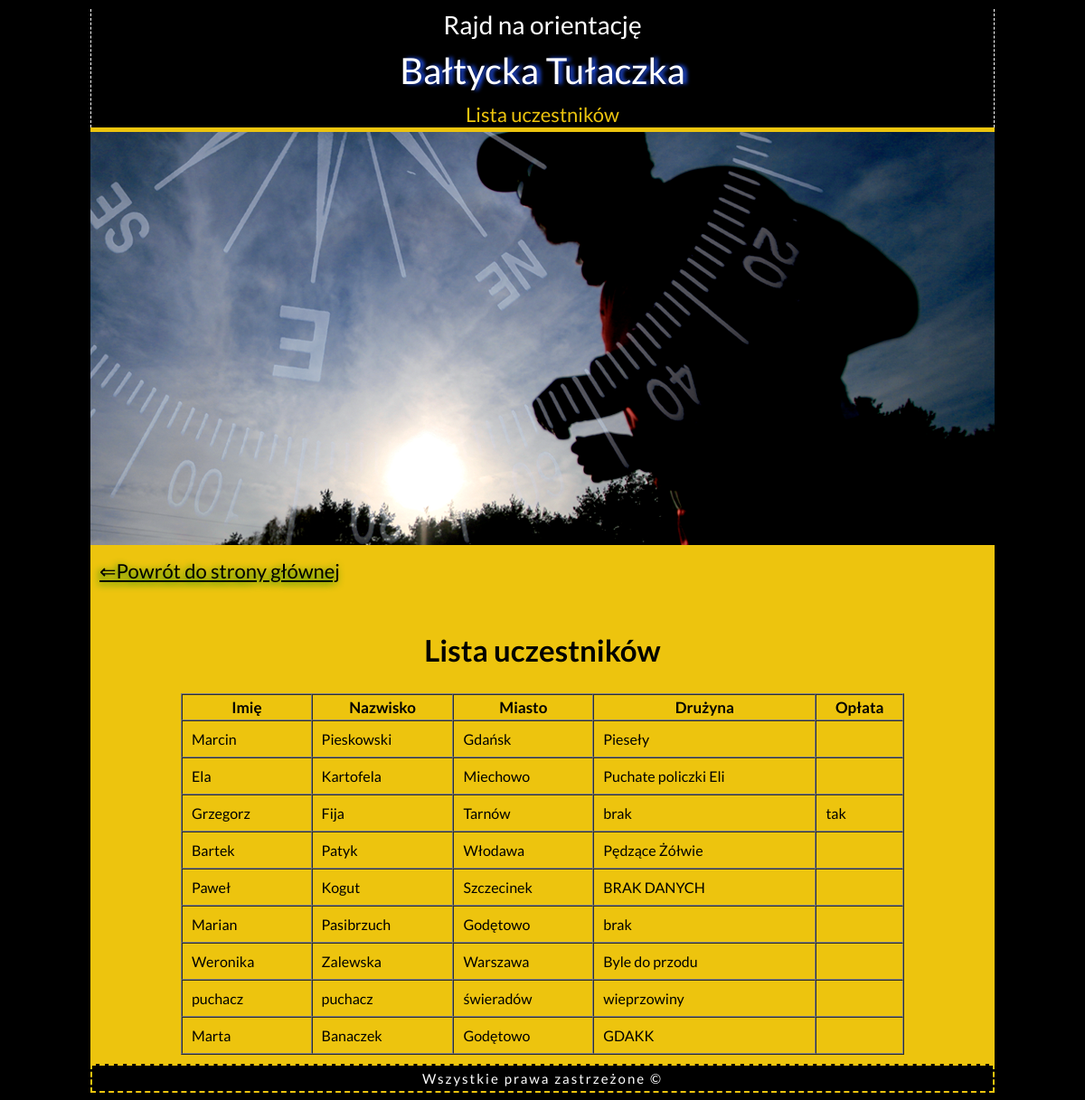
Screenshot of /lista_uczestnikow.php with the database file from the repository.
### tables this page shows
CREATE TABLE `uczestnicy` (
  `id` int(11) NOT NULL,
  `login` text NOT NULL,
  `pass` text NOT NULL,
  `email` text NOT NULL,
  `imie` text NOT NULL,
  `nazwisko` text NOT NULL,
  `miasto` text NOT NULL,
  `druzyna` text NOT NULL,
  `oplata` text NOT NULL,
  `level` text NOT NULL
);

### lista_uczestnikow.php (the view, shortened to what this page needs)
<!DOCTYPE HTML PUBLIC "-//W3C//DTD HTML 4.01//EN">
<html lang="pl-PL">
	<head>
		<link rel="stylesheet" href="style.css" type="text/css"/>
	</head>
	<body>
		<div id="container">
			<div id="logo">
				<div id="logo_tytul">Rajd na orientację<div id="logo_tytul2"> Bałtycka Tułaczka</div><span style="color:#EDC40E; font-size: 22px">Lista uczestników</span></div>
				<div id="logo_img"><img src="img/slajd1.png"/></div>
			</div>
			<div id="menu">
			<a href="index.php" class="link_cofnij">&lArr;Powrót do strony głównej</a><br/><br/>
			<h2 align="center"> Lista uczestników</h2>
			<table width="800" border="1" align="center"cellpadding="3" cellspacing="0" font-size="15">
			<?php
			require_once "connect.php";
			try
			{
				$polaczenie = new mysqli($host, $db_user, $db_password, $db_name);
				if($polaczenie->connect_errno!=0)
				{
					throw new Exception(mysqli_connect_errno());
				}
				else
				{
					$rezultat = $polaczenie->query("SELECT * FROM uczestnicy WHERE id>1");
					echo<<<END
					<tr>
					<th>Imię</th>
					<th>Nazwisko</th>
					<th>Miasto</th>
					<th>Drużyna</th>
					<th>Opłata</th>
					<tr>
END;
					while($lista = $rezultat->fetch_assoc())
					{
					$imie = $lista['imie'];
					$nazwisko = $lista['nazwisko'];
					$miasto = $lista['miasto'];
					$druzyna =  $lista['druzyna'];
					$oplata = $lista['oplata'];
					echo<<<END
					<tr>
					<td>$imie</td>
					<td>$nazwisko</td>
					<td>$miasto</td>
					<td>$druzyna</td>
					<td>$oplata</td>
					<tr>
END;
					}
				}
			}
			catch(Exception $error)
			{
				echo '<span style="color: red">Błąd serwera</span>';
			}
			?>
			</table>
			</div>
			<div id="stopka">Wszystkie prawa zastrzeżone &copy</div>
		</div>
	</body>
</html>

### style.css (style rules this page uses)
body { background-color: black; font-family: 'Lato', sans-serif; font-size: 22px; }
#container { width: 1000px; margin-left: auto; margin-right: auto; background-color: #EDC40E; }
#logo { color: white; text-align: center; }
#logo_tytul { border-left: 1px dashed white; border-right: 1px dashed white; margin-top:10px; margin-bottom: 5px; background-color: black; font-size: 28px; }
#logo_tytul2 { font-size: 40px; margin-top:10px; margin-bottom: 5px; background-color: black; text-shadow: 4px 0px 4px #2253F5; }
#menu { padding: 10px; min-height: 300px; }
.link_cofnij:link { text-decoration: underline; color: black; text-shadow: -2px 2px 8px green; }
#stopka { background-color: black; color: white; font-size: 15px; letter-spacing: 2px; padding: 5px; text-align: center; border: 2px dashed #EDC40E; }
td { font-size: 16px; padding: 10px; }
th { font-size: 17px; cellpadding: 5px; }

### rows the page displays
uczestnicy: imie "Marcin", nazwisko "Pieskowski", miasto "Gdańsk", druzyna "Pieseły"
uczestnicy: imie "Ela", nazwisko "Kartofela", miasto "Miechowo", druzyna "Puchate policzki Eli"
uczestnicy: imie "Grzegorz", nazwisko "Fija", miasto "Tarnów", druzyna "brak", oplata "tak"
uczestnicy: imie "Bartek", nazwisko "Patyk", miasto "Włodawa", druzyna "Pędzące Żółwie"
uczestnicy: imie "Paweł", nazwisko "Kogut", miasto "Szczecinek", druzyna "BRAK DANYCH"
uczestnicy: imie "Marian", nazwisko "Pasibrzuch", miasto "Godętowo", druzyna "brak"
uczestnicy: imie "Weronika", nazwisko "Zalewska", miasto "Warszawa", druzyna "Byle do przodu"
uczestnicy: imie "puchacz", nazwisko "puchacz", miasto "świeradów", druzyna "wieprzowiny"
uczestnicy: imie "Marta", nazwisko "Banaczek", miasto "Godętowo", druzyna "GDAKK"
